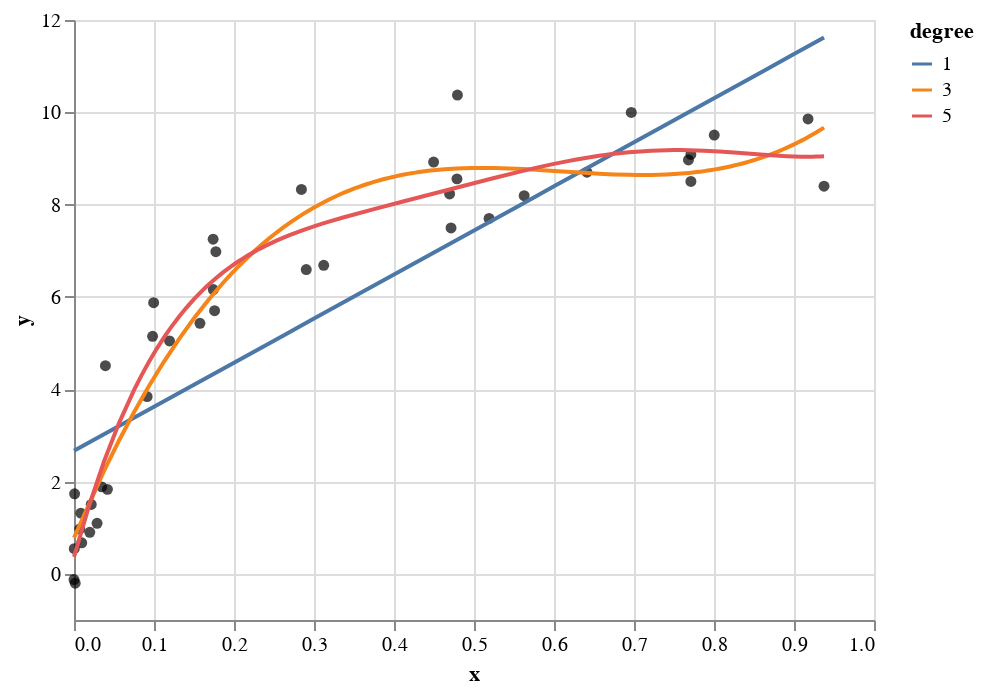

Write notebook code for a chart like this one.
### Code cell
#Polynomial Fit Plot with Regression Transform
import numpy as np
import pandas as pd
import altair as alt

# Generate some random data
rng = np.random.RandomState(1)
x = rng.rand(40) ** 2
y = 10 - 1.0 / (x + 0.1) + rng.randn(40)
source = pd.DataFrame({"x": x, "y": y})

# Define the degree of the polynomial fits
degree_list = [1, 3, 5]

base = alt.Chart(source).mark_circle(color="black").encode(
        alt.X("x"), alt.Y("y")
)

polynomial_fit = [
    base.transform_regression(
        "x", "y", method="poly", order=order, as_=["x", str(order)]
    )
    .mark_line()
    .transform_fold([str(order)], as_=["degree", "y"])
    .encode(alt.Color("degree:N"))
    for order in degree_list
]

alt.layer(base, *polynomial_fit)

### Figure 1 — Vega-Lite specification as saved in the notebook (floating-point values rounded to 4 significant figures)
{"config": {"view": {"continuousWidth": 400, "continuousHeight": 300}}, "layer": [{"mark": {"type": "circle", "color": "black"}, "encoding": {"x": {"field": "x", "type": "quantitative"}, "y": {"field": "y", "type": "quantitative"}}}, {"mark": "line", "encoding": {"color": {"field": "degree", "type": "nominal"}, "x": {"field": "x", "type": "quantitative"}, "y": {"field": "y", "type": "quantitative"}}, "transform": [{"on": "x", "regression": "y", "method": "poly", "order": 1, "as": ["x", "1"]}, {"fold": ["1"], "as": ["degree", "y"]}]}, {"mark": "line", "encoding": {"color": {"field": "degree", "type": "nominal"}, "x": {"field": "x", "type": "quantitative"}, "y": {"field": "y", "type": "quantitative"}}, "transform": [{"on": "x", "regression": "y", "method": "poly", "order": 3, "as": ["x", "3"]}, {"fold": ["3"], "as": ["degree", "y"]}]}, {"mark": "line", "encoding": {"color": {"field": "degree", "type": "nominal"}, "x": {"field": "x", "type": "quantitative"}, "y": {"field": "y", "type": "quantitative"}}, "transform": [{"on": "x", "regression": "y", "method": "poly", "order": 5, "as": ["x", "5"]}, {"fold": ["5"], "as": ["degree", "y"]}]}], "data": {"name": "data-7c0ed963b624a8fefad4a2e488182d95"}, "$schema": "https://vega.github.io/schema/vega-lite/v4.17.0.json", "datasets": {"data-7c0ed963b624a8fefad4a2e488182d95": [{"x": 0.1739, "y": 7.25}, {"x": 0.5189, "y": 7.7}, {"x": 1.308e-08, "y": -0.1229}, {"x": 0.0914, "y": 3.84}, {"x": 0.02154, "y": 1.504}, {"x": 0.008526, "y": 1.316}, {"x": 0.03469, "y": 1.884}, {"x": 0.1194, "y": 5.046}, {"x": 0.1574, "y": 5.428}, {"x": 0.2903, "y": 6.593}, {"x": 0.1757, "y": 5.702}, {"x": 0.4695, "y": 8.231}, {"x": 0.0418, "y": 1.831}, {"x": 0.7711, "y": 9.086}, {"x": 0.0007501, "y": 1.734}, {"x": 0.4495, "y": 8.922}, {"x": 0.1741, "y": 6.16}, {"x": 0.3121, "y": 6.686}, {"x": 0.01971, "y": 0.8992}, {"x": 0.03924, "y": 4.511}, {"x": 0.6412, "y": 8.702}, {"x": 0.9375, "y": 8.399}, {"x": 0.09823, "y": 5.146}, {"x": 0.4793, "y": 10.37}, {"x": 0.7681, "y": 8.968}, {"x": 0.8003, "y": 9.506}, {"x": 0.007233, "y": 0.9746}, {"x": 0.001525, "y": -0.202}, {"x": 0.02884, "y": 1.096}, {"x": 0.7711, "y": 8.503}, {"x": 0.009672, "y": 0.673}, {"x": 0.1773, "y": 6.981}, {"x": 0.9176, "y": 9.856}, {"x": 0.2843, "y": 8.329}, {"x": 0.4787, "y": 8.558}, {"x": 0.09955, "y": 5.874}, {"x": 0.4713, "y": 7.495}, {"x": 0.6966, "y": 9.998}, {"x": 0.0003345, "y": 0.5463}, {"x": 0.5627, "y": 8.193}]}}
